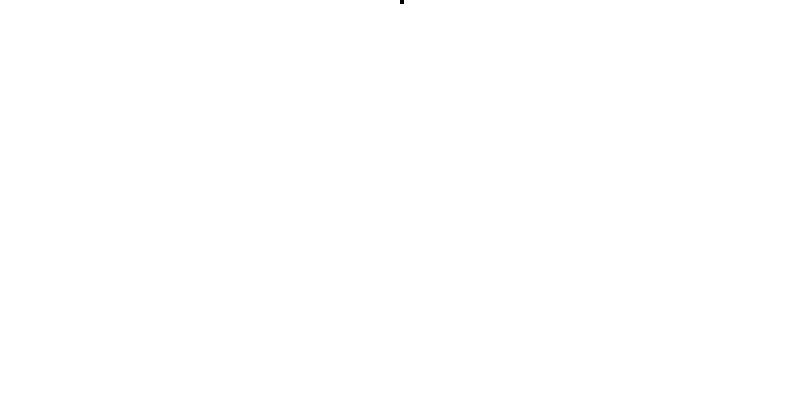
Frame 1 (no input)
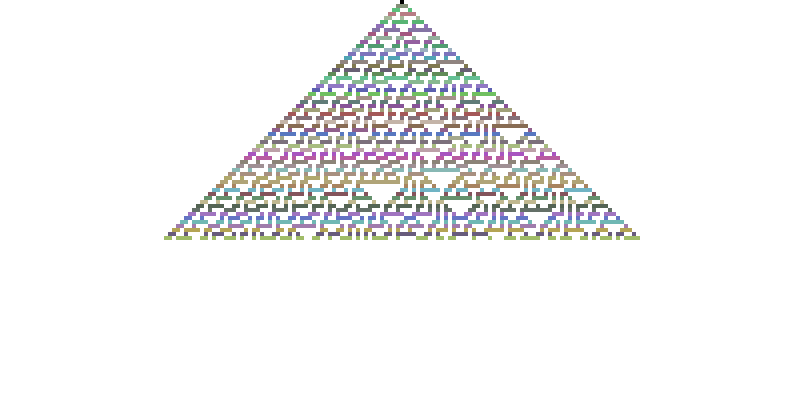
Frame 60 (the mouse pressed at the canvas centre just before this capture)
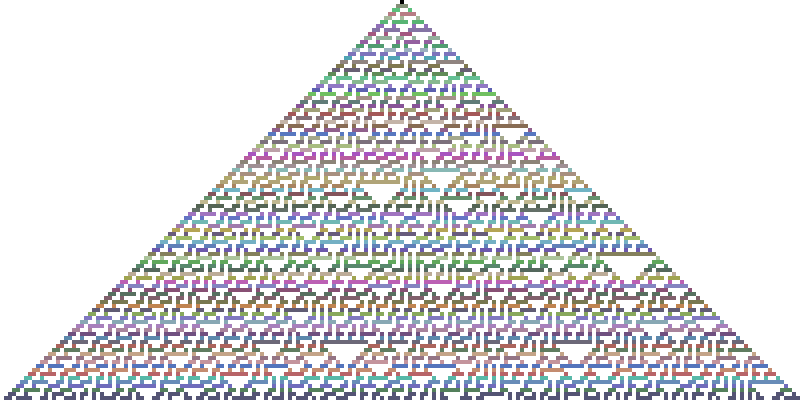
Frame 120 (the mouse held since frame 60 and released just before this capture)

The Processing sketch that drew these frames (run headless with seeded random() and noise(); from frame 60 on, the mouse is pressed at the canvas centre):

// Processing sketch: processing_179177
// ── processing_179177.pde

int cellSize=4;
int MaxLifeW=201;//odd number
int WIDTH = cellSize*MaxLifeW;
int HEIGHT = 400;
int MaxLifeH= HEIGHT/cellSize;
int[][] state;
int currentRow=0;
color r=0;
color g=0;
color b=0;
 
void setup(){
  size(804, 400);
  smooth();
  frameRate(10);
  background(255);
  noStroke();
  state=new int[MaxLifeH][MaxLifeW];
  state[0][(MaxLifeW+1)/2-1]=1;
    for (int j=0;j<MaxLifeW;j++){
      if (state[0][j]!=1){
        state[0][j]=0;
      }
    }
}
 
void draw(){
    for (int j=0; j<MaxLifeW; j++){
      if (state[currentRow][j]==0){
        fill(255);
      }
      else if (state[currentRow][j]==1){ 
        fill(r,g,b);
      }
      noStroke();
      rect((j)*cellSize, (currentRow)*cellSize, cellSize, cellSize);
    }
    state=nextGen(state);
}
 
int[][] nextGen(int[][] s){ 
  if(currentRow<MaxLifeH-1){
      currentRow++;
  }
  int[][] temp;
  int preGen=0;
  temp=s;
  for (int j=1;j<MaxLifeW-1;j++){
    preGen=s[currentRow-1][j-1]*4+s[currentRow-1][j]*2+s[currentRow-1][j+1]*1; 
    boolean a=(preGen==4 || preGen==3 || preGen==2||preGen==1);
    if (a){
      temp[currentRow][j]=1;
      if (currentRow<MaxLifeH-1){
        r=preGen*int(random(30)+20);
        g=preGen*int(random(30)+20);
        b=preGen*int(random(30)+20);
      }
    }
    else{
      temp[currentRow][j]=0;
    }
  }
  s=temp;
  return s;
}
